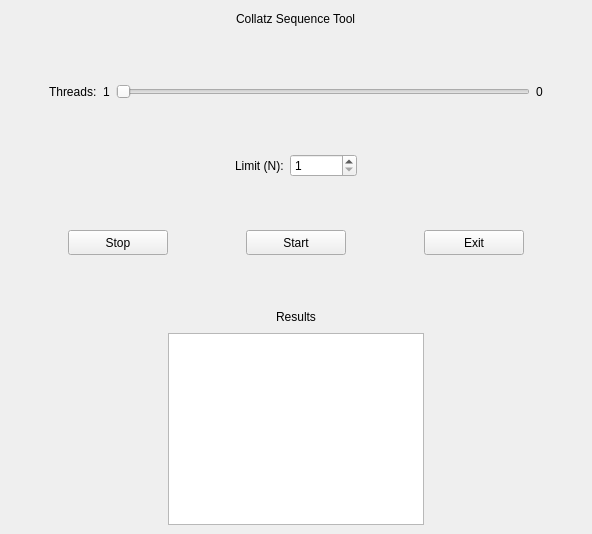
<?xml version="1.0" encoding="UTF-8"?>
<ui version="4.0">
 <class>MainWindow</class>
 <widget class="QMainWindow" name="MainWindow">
  <property name="geometry">
   <rect>
    <x>0</x>
    <y>0</y>
    <width>592</width>
    <height>534</height>
   </rect>
  </property>
  <property name="baseSize">
   <size>
    <width>100</width>
    <height>10</height>
   </size>
  </property>
  <property name="windowTitle">
   <string>Collatz Sequence Tool</string>
  </property>
  <widget class="QWidget" name="centralwidget">
   <layout class="QVBoxLayout" name="verticalLayout_3">
    <item>
     <layout class="QVBoxLayout" name="verticalLayout_2">
      <item>
       <layout class="QHBoxLayout" name="horizontalLayout_5">
        <item>
         <spacer name="horizontalSpacer_11">
          <property name="orientation">
           <enum>Qt::Orientation::Horizontal</enum>
          </property>
          <property name="sizeHint" stdset="0">
           <size>
            <width>40</width>
            <height>20</height>
           </size>
          </property>
         </spacer>
        </item>
        <item>
         <widget class="QLabel" name="label">
          <property name="text">
           <string>Collatz Sequence Tool</string>
          </property>
         </widget>
        </item>
        <item>
         <spacer name="horizontalSpacer_12">
          <property name="orientation">
           <enum>Qt::Orientation::Horizontal</enum>
          </property>
          <property name="sizeHint" stdset="0">
           <size>
            <width>40</width>
            <height>20</height>
           </size>
          </property>
         </spacer>
        </item>
       </layout>
      </item>
      <item>
       <spacer name="verticalSpacer_3">
        <property name="orientation">
         <enum>Qt::Orientation::Vertical</enum>
        </property>
        <property name="sizeHint" stdset="0">
         <size>
          <width>20</width>
          <height>40</height>
         </size>
        </property>
       </spacer>
      </item>
      <item>
       <layout class="QHBoxLayout" name="horizontalLayout">
        <item>
         <spacer name="horizontalSpacer_7">
          <property name="orientation">
           <enum>Qt::Orientation::Horizontal</enum>
          </property>
          <property name="sizeType">
           <enum>QSizePolicy::Policy::Preferred</enum>
          </property>
          <property name="sizeHint" stdset="0">
           <size>
            <width>40</width>
            <height>20</height>
           </size>
          </property>
         </spacer>
        </item>
        <item>
         <widget class="QLabel" name="label_2">
          <property name="frameShape">
           <enum>QFrame::Shape::NoFrame</enum>
          </property>
          <property name="text">
           <string>Threads:</string>
          </property>
         </widget>
        </item>
        <item>
         <widget class="QLabel" name="threadsMinLabel">
          <property name="text">
           <string>1</string>
          </property>
         </widget>
        </item>
        <item>
         <widget class="QSlider" name="threadsSlider">
          <property name="minimumSize">
           <size>
            <width>250</width>
            <height>20</height>
           </size>
          </property>
          <property name="autoFillBackground">
           <bool>false</bool>
          </property>
          <property name="minimum">
           <number>1</number>
          </property>
          <property name="orientation">
           <enum>Qt::Orientation::Horizontal</enum>
          </property>
          <property name="invertedAppearance">
           <bool>false</bool>
          </property>
          <property name="invertedControls">
           <bool>false</bool>
          </property>
          <property name="tickPosition">
           <enum>QSlider::TickPosition::NoTicks</enum>
          </property>
         </widget>
        </item>
        <item>
         <widget class="QLabel" name="threadsMaxLabel">
          <property name="text">
           <string>0</string>
          </property>
         </widget>
        </item>
        <item>
         <spacer name="horizontalSpacer_8">
          <property name="orientation">
           <enum>Qt::Orientation::Horizontal</enum>
          </property>
          <property name="sizeType">
           <enum>QSizePolicy::Policy::Preferred</enum>
          </property>
          <property name="sizeHint" stdset="0">
           <size>
            <width>40</width>
            <height>20</height>
           </size>
          </property>
         </spacer>
        </item>
       </layout>
      </item>
      <item>
       <spacer name="verticalSpacer_4">
        <property name="orientation">
         <enum>Qt::Orientation::Vertical</enum>
        </property>
        <property name="sizeHint" stdset="0">
         <size>
          <width>20</width>
          <height>40</height>
         </size>
        </property>
       </spacer>
      </item>
      <item>
       <layout class="QHBoxLayout" name="horizontalLayout_3">
        <item>
         <spacer name="horizontalSpacer">
          <property name="orientation">
           <enum>Qt::Orientation::Horizontal</enum>
          </property>
          <property name="sizeType">
           <enum>QSizePolicy::Policy::MinimumExpanding</enum>
          </property>
          <property name="sizeHint" stdset="0">
           <size>
            <width>40</width>
            <height>20</height>
           </size>
          </property>
         </spacer>
        </item>
        <item>
         <widget class="QLabel" name="label_3">
          <property name="text">
           <string>Limit (N):</string>
          </property>
         </widget>
        </item>
        <item>
         <widget class="QSpinBox" name="numberSpinBox">
          <property name="baseSize">
           <size>
            <width>100</width>
            <height>0</height>
           </size>
          </property>
          <property name="minimum">
           <number>1</number>
          </property>
          <property name="maximum">
           <number>999999999</number>
          </property>
         </widget>
        </item>
        <item>
         <spacer name="horizontalSpacer_2">
          <property name="orientation">
           <enum>Qt::Orientation::Horizontal</enum>
          </property>
          <property name="sizeType">
           <enum>QSizePolicy::Policy::MinimumExpanding</enum>
          </property>
          <property name="sizeHint" stdset="0">
           <size>
            <width>40</width>
            <height>20</height>
           </size>
          </property>
         </spacer>
        </item>
       </layout>
      </item>
      <item>
       <spacer name="verticalSpacer_5">
        <property name="orientation">
         <enum>Qt::Orientation::Vertical</enum>
        </property>
        <property name="sizeHint" stdset="0">
         <size>
          <width>20</width>
          <height>40</height>
         </size>
        </property>
       </spacer>
      </item>
      <item>
       <layout class="QHBoxLayout" name="horizontalLayout_2">
        <property name="spacing">
         <number>19</number>
        </property>
        <item>
         <spacer name="horizontalSpacer_3">
          <property name="orientation">
           <enum>Qt::Orientation::Horizontal</enum>
          </property>
          <property name="sizeHint" stdset="0">
           <size>
            <width>40</width>
            <height>20</height>
           </size>
          </property>
         </spacer>
        </item>
        <item>
         <widget class="QPushButton" name="stopButton">
          <property name="sizePolicy">
           <sizepolicy hsizetype="Fixed" vsizetype="Fixed">
            <horstretch>0</horstretch>
            <verstretch>0</verstretch>
           </sizepolicy>
          </property>
          <property name="minimumSize">
           <size>
            <width>100</width>
            <height>25</height>
           </size>
          </property>
          <property name="maximumSize">
           <size>
            <width>100</width>
            <height>25</height>
           </size>
          </property>
          <property name="text">
           <string>Stop</string>
          </property>
         </widget>
        </item>
        <item>
         <spacer name="horizontalSpacer_4">
          <property name="orientation">
           <enum>Qt::Orientation::Horizontal</enum>
          </property>
          <property name="sizeHint" stdset="0">
           <size>
            <width>40</width>
            <height>20</height>
           </size>
          </property>
         </spacer>
        </item>
        <item>
         <widget class="QPushButton" name="startButton">
          <property name="sizePolicy">
           <sizepolicy hsizetype="Fixed" vsizetype="Fixed">
            <horstretch>0</horstretch>
            <verstretch>0</verstretch>
           </sizepolicy>
          </property>
          <property name="minimumSize">
           <size>
            <width>100</width>
            <height>25</height>
           </size>
          </property>
          <property name="maximumSize">
           <size>
            <width>100</width>
            <height>25</height>
           </size>
          </property>
          <property name="text">
           <string>Start</string>
          </property>
         </widget>
        </item>
        <item>
         <spacer name="horizontalSpacer_5">
          <property name="orientation">
           <enum>Qt::Orientation::Horizontal</enum>
          </property>
          <property name="sizeHint" stdset="0">
           <size>
            <width>40</width>
            <height>20</height>
           </size>
          </property>
         </spacer>
        </item>
        <item>
         <widget class="QPushButton" name="exitButton">
          <property name="sizePolicy">
           <sizepolicy hsizetype="Fixed" vsizetype="Fixed">
            <horstretch>0</horstretch>
            <verstretch>0</verstretch>
           </sizepolicy>
          </property>
          <property name="minimumSize">
           <size>
            <width>100</width>
            <height>25</height>
           </size>
          </property>
          <property name="maximumSize">
           <size>
            <width>100</width>
            <height>25</height>
           </size>
          </property>
          <property name="text">
           <string>Exit</string>
          </property>
         </widget>
        </item>
        <item>
         <spacer name="horizontalSpacer_6">
          <property name="orientation">
           <enum>Qt::Orientation::Horizontal</enum>
          </property>
          <property name="sizeHint" stdset="0">
           <size>
            <width>40</width>
            <height>20</height>
           </size>
          </property>
         </spacer>
        </item>
       </layout>
      </item>
      <item>
       <spacer name="verticalSpacer_6">
        <property name="orientation">
         <enum>Qt::Orientation::Vertical</enum>
        </property>
        <property name="sizeHint" stdset="0">
         <size>
          <width>20</width>
          <height>40</height>
         </size>
        </property>
       </spacer>
      </item>
      <item>
       <layout class="QVBoxLayout" name="verticalLayout">
        <item>
         <layout class="QHBoxLayout" name="horizontalLayout_6">
          <item>
           <spacer name="horizontalSpacer_13">
            <property name="orientation">
             <enum>Qt::Orientation::Horizontal</enum>
            </property>
            <property name="sizeHint" stdset="0">
             <size>
              <width>40</width>
              <height>20</height>
             </size>
            </property>
           </spacer>
          </item>
          <item>
           <widget class="QLabel" name="label_4">
            <property name="text">
             <string>Results</string>
            </property>
           </widget>
          </item>
          <item>
           <spacer name="horizontalSpacer_14">
            <property name="orientation">
             <enum>Qt::Orientation::Horizontal</enum>
            </property>
            <property name="sizeHint" stdset="0">
             <size>
              <width>40</width>
              <height>20</height>
             </size>
            </property>
           </spacer>
          </item>
         </layout>
        </item>
        <item>
         <layout class="QHBoxLayout" name="horizontalLayout_4">
          <item>
           <spacer name="horizontalSpacer_9">
            <property name="orientation">
             <enum>Qt::Orientation::Horizontal</enum>
            </property>
            <property name="sizeType">
             <enum>QSizePolicy::Policy::Expanding</enum>
            </property>
            <property name="sizeHint" stdset="0">
             <size>
              <width>40</width>
              <height>20</height>
             </size>
            </property>
           </spacer>
          </item>
          <item>
           <widget class="QPlainTextEdit" name="resTextEdit">
            <property name="sizePolicy">
             <sizepolicy hsizetype="Fixed" vsizetype="Fixed">
              <horstretch>0</horstretch>
              <verstretch>0</verstretch>
             </sizepolicy>
            </property>
            <property name="maximumSize">
             <size>
              <width>500</width>
              <height>500</height>
             </size>
            </property>
            <property name="readOnly">
             <bool>true</bool>
            </property>
           </widget>
          </item>
          <item>
           <spacer name="horizontalSpacer_10">
            <property name="orientation">
             <enum>Qt::Orientation::Horizontal</enum>
            </property>
            <property name="sizeType">
             <enum>QSizePolicy::Policy::Expanding</enum>
            </property>
            <property name="sizeHint" stdset="0">
             <size>
              <width>40</width>
              <height>20</height>
             </size>
            </property>
           </spacer>
          </item>
         </layout>
        </item>
       </layout>
      </item>
     </layout>
    </item>
   </layout>
  </widget>
 </widget>
 <resources/>
 <connections/>
</ui>
